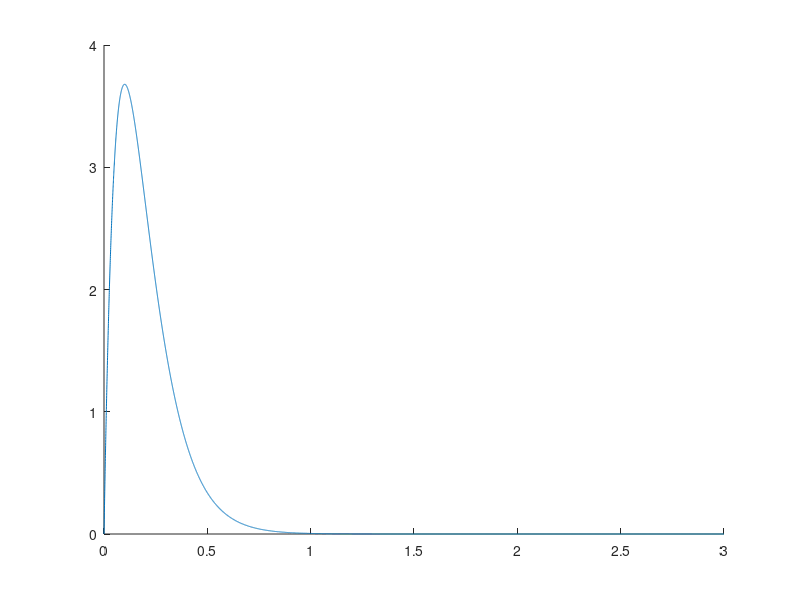

Write the MATLAB code that produced this figure.
% Vaguely informative priors from Farrell, S., & Ludwig, C. J. (2008).
% Bayesian and maximum likelihood estimation of hierarchical response time
% models. Psychonomic bulletin & review, 15(6), 1209-1217.


x = linspace(0, 3, 10000);

gam1 = 0.2;
gam2 =2.6;
delt1 = 2;
delt2 = .1;
eps1 = 0.1;
eps2 = 0.001;


%%

mu = @(x) normpdf(x, gam1, 1./gam2);
sig = @(x) gampdf(x, delt1, delt2);
tau = @(x) gampdf(x, eps1, eps2);


figure;
hold on;
% plot(x, mu(x));
plot(x, sig(x), '-');
% plot(x, tau(x), '--');